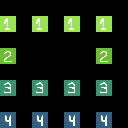

A 2D game scene composited from a Tiled map and its tileset images. What follows is a short description and the map's XML, with every tile layer's data as written:
An orthogonal 4x4 tile map with 32x32 px tiles, 1 tile layer (in).

<map version="1.8" tiledversion="1.8.2" orientation="orthogonal" renderorder="right-down" width="4" height="4" tilewidth="32" tileheight="32" infinite="0" nextlayerid="114" nextobjectid="1">
 <tileset firstgid="1" source="../spr_test_tileset.tsx" />
 <layer id="1" name="in" width="4" height="4">
  <data encoding="csv">
2,2,2,2,
3,0,0,3,
4,4,4,4,
5,5,5,5
</data>
 </layer>
</map>
